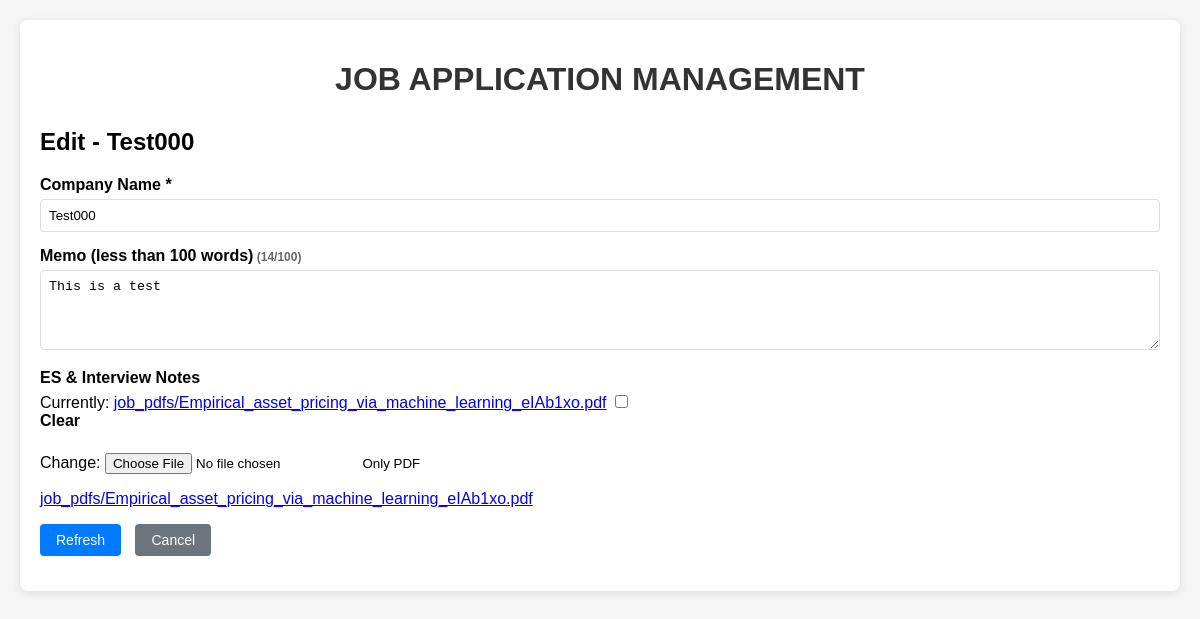
The page /edit/5/ on the database its author committed.
### jobs/models.py (models this page shows, shortened)
class JobApplication(models.Model):
    STATUS_CHOICES = [
        ('---', '---'),
        ('pass', 'Pass'),
        ('fail', 'Fail'),
    ]
    company_name = models.CharField(max_length=100, verbose_name="Company Name")
    application_deadline = models.DateField(null=True, blank=True ,verbose_name="Application Deadline")
    online_test_deadline = models.DateField(null=True, blank=True ,verbose_name="Online Test Deadline")
    first_interview_date = models.DateField(null=True, blank=True ,verbose_name="First Interview Date")
    second_interview_date = models.DateField(null=True, blank=True ,verbose_name="Second Interview Date")
    notes = models.TextField(max_length=100, blank=True , verbose_name="Memo")
    pdf_file = models.FileField(
        upload_to='job_pdfs/',
        validators=[FileExtensionValidator(['pdf'])],
        blank=True,
        null=True,
        verbose_name="ES & Interview Notes",
        help_text="Only PDF"
    )
    application_status = models.CharField(max_length=10, choices=STATUS_CHOICES, default='---', verbose_name="Application Status")
    online_test_status = models.CharField(max_length=10, choices=STATUS_CHOICES, default='---', verbose_name="Online Test Status")
    first_interview_status = models.CharField(max_length=10, choices=STATUS_CHOICES, default='---', verbose_name="First Interview Status")
    second_interview_status = models.CharField(max_length=10, choices=STATUS_CHOICES, default='---', verbose_name="Second Interview Status")
    notes_result = models.CharField(max_length=10, choices=STATUS_CHOICES, default='---', verbose_name="Memo Result")
    created_at = models.DateTimeField(auto_now_add=True)
    updated_at = models.DateTimeField(auto_now=True)
    class Meta:
        verbose_name = "Application"
        verbose_name_plural = "Applications"
        ordering = ['-created_at']

### jobs/views.py (the view)
# urls.py: path('edit/<int:job_id>/', views.edit_job, name='edit_job'),
def edit_job(request, job_id):
    job = get_object_or_404(JobApplication, id=job_id)
    if request.method == 'POST':
        form = JobApplicationForm(request.POST, request.FILES, instance=job)
        if form.is_valid():
            form.save()
            messages.success(request, 'New application updated successfully!')
            return redirect('job_list')
        else:
            messages.error(request, 'form validation failed, please check your input.')
    else:
        form = JobApplicationForm(instance=job)
    return render(request, 'jobs/edit_job.html', {'form': form, 'job': job})

### jobs/forms.py
class JobApplicationForm(forms.ModelForm):
    class Meta:
        model = JobApplication
        fields = ['company_name', 'notes', 'pdf_file']
        widgets = {
            'notes': forms.Textarea(attrs={'maxlength': 100, 'placeholder': 'input...'}),
        }

### jobs/templates/jobs/edit_job.html (shortened to what this page needs)
{% extends 'jobs/base.html' %}
{% block content %}
<h2>Edit - {{ job.company_name }}</h2>
<form method="post" enctype="multipart/form-data">
    <div class="form-group">
        <label for="{{ form.company_name.id_for_label }}">{{ form.company_name.label }} *</label>
        {{ form.company_name }}
    </div>
    <div class="form-group">
        <label for="{{ form.notes.id_for_label }}">{{ form.notes.label }} (less than 100 words)</label>
        {{ form.notes }}
    </div>
    <div class="form-group">
        <label for="{{ form.pdf_file.id_for_label }}">{{ form.pdf_file.label }}</label>
        {{ form.pdf_file }}
        <small class="help-text">{{ form.pdf_file.help_text }}</small>
        {% if job.pdf_file %}
            <div class="current-file">
                <p><a href="{{ job.pdf_file.url }}" target="_blank">{{ job.pdf_file.name }}</a></p>
            </div>
        {% endif %}
    </div>
    <div class="form-group">
        <button type="submit" class="btn">Refresh</button>
        <a href="{% url 'job_list' %}" class="btn" style="background-color: #6c757d; margin-left: 10px;">Cancel</a>
    </div>
</form>
{% endblock %}

### jobs/templates/jobs/base.html (style rules this page uses)
body { font-family: Arial, sans-serif; margin: 20px; background-color: #f5f5f5; }
.btn { background-color: #007bff; color: white; padding: 8px 16px; text-decoration: none; border-radius: 4px; border: none; cursor: pointer; font-size: 14px; }
.form-group { margin-bottom: 15px; }
label { display: block; margin-bottom: 5px; font-weight: bold; }
input[type="text"], input[type="date"], textarea, select { width: 100%; padding: 8px; border: 1px solid #ddd; border-radius: 4px; box-sizing: border-box; }
textarea { height: 80px; resize: vertical; }

### rows shown on the page
JobApplication: company_name "Test000", notes "This is a test", pdf_file.name "job_pdfs/Empirical_asset_pricing_via_machine_learning_eIAb1xo.pdf"
